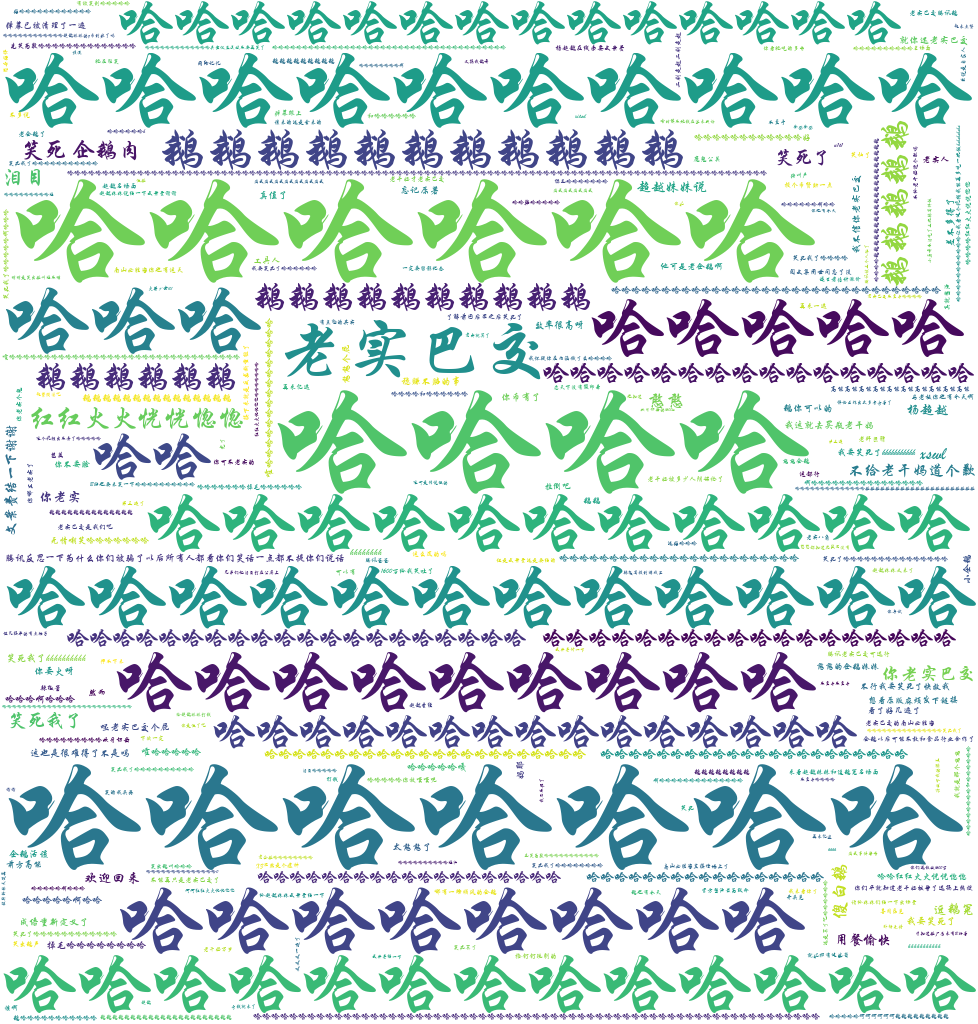

Here is the Python script that generated this plot:
import requests
import re
from pprint import pprint
import pandas as pd
import jieba
import matplotlib.pyplot as plt
import wordcloud


class BiliBili:
    def __init__(self):
        self.url = "https://api.bilibili.com/x/v1/dm/list.so?oid=207809223"
        self.headers = {
            "User-Agent": "Mozilla/5.0 (Windows NT 10.0; Win64; x64) AppleWebKit/537.36 (KHTML, like Gecko) Chrome/81.0.4044.138 Safari/537.36"}

    def parse_url(self):
        response = requests.get(self.url, headers=self.headers)
        print(response.status_code)
        return response.content.decode()

    def regular(self, html_str):
        rule = r"<d p=.*?>(.*?)</d>"
        strs = re.findall(rule, html_str, re.M | re.S)
        return strs

    def save_strs(self, strs):
        data_frame = pd.DataFrame(strs, columns=["弹幕内容"])
        data_frame.to_csv("tenxun.csv", encoding="utf-8")
        # print(data_frame)
        # with open("xiyou.txt", "w", encoding="utf-8") as f:
        #     for content in strs:
        #         f.write(content)
        #         f.write("\n")
        # print("save success")

    def word_cloud(self, strs):
        # print(strs)
        # words = ",".join(strs)
        # print(words)
        # words_list = jieba.lcut(words)
        # for i in words_list:
        #     if i == ',' or i == '!' or i == '(' or i == ')':
        #         words_list.remove(i)
        # print(words_list)
        # words_strs = ",".join(words_list)
        # print(words_strs)
        words_strs = ",".join(strs)
        # words_strs = str(words_list)
        # print(words_strs)
        image = plt.imread("./images.png")
        wc = wordcloud.WordCloud(
            background_color="white",
            mask=image,
            font_path="./STXINGKA.TTF",
            max_words=6000,
            max_font_size=60,
            min_font_size=6,
            random_state=50,
        )
        word_cloud = wc.generate(words_strs)
        word_cloud.to_file("tenxun5.png")

    def run(self):
        html_str = self.parse_url()
        strs = self.regular(html_str)
        self.save_strs(strs)
        self.word_cloud(strs)


if __name__ == "__main__":
    bilibili = BiliBili()
    bilibili.run()
